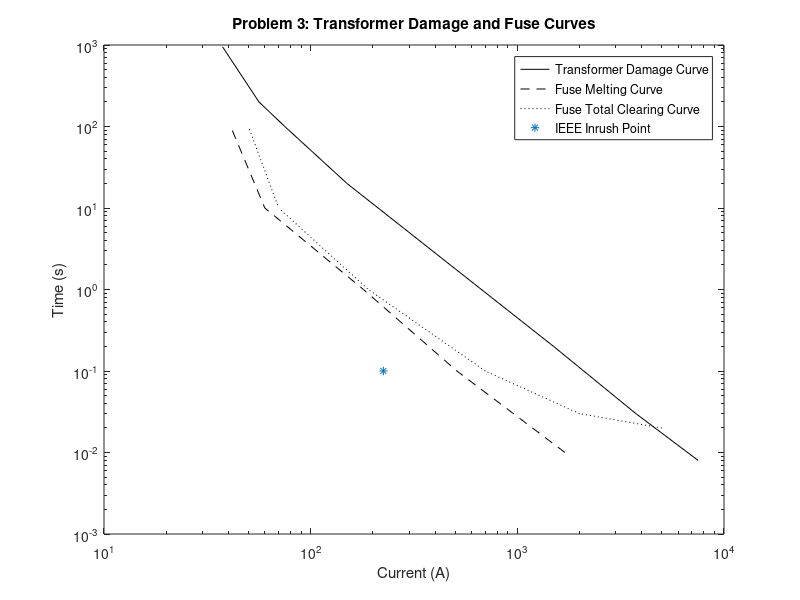

Reproduce this figure in MATLAB.
%Leighton Clarke
%Program to create plot for problem 3

clear all
clc

%Define nominal and inrush current
In = 18.736;
inrush = 18.736 * 12;

%Create arrays for current and time values from provided fuse plots
Im = [1700 510 180 60 41];
Ic = [5000 2000 700 190 70 50];
tm = [0.01 0.1 1 10 100];
tc = [0.02 0.03 0.1 1 10 100];

%Create arrays for currents and times from transformer damage curve
Idpu = [2 3 4 8 40 80 200 400];
Id = Idpu .* In;
td = [950 200 100 20 0.8 0.2 0.03 0.008];

%Plot curves and IEEE point in log-log scale
loglog(Id,td,'k')
hold on
loglog(Im,tm,'--k')
loglog(Ic,tc,':k')
loglog(inrush,0.1,'*')
legend('Transformer Damage Curve', 'Fuse Melting Curve', 'Fuse Total Clearing Curve', 'IEEE Inrush Point')
xlabel('Current (A)')
ylabel('Time (s)')
title('Problem 3: Transformer Damage and Fuse Curves')